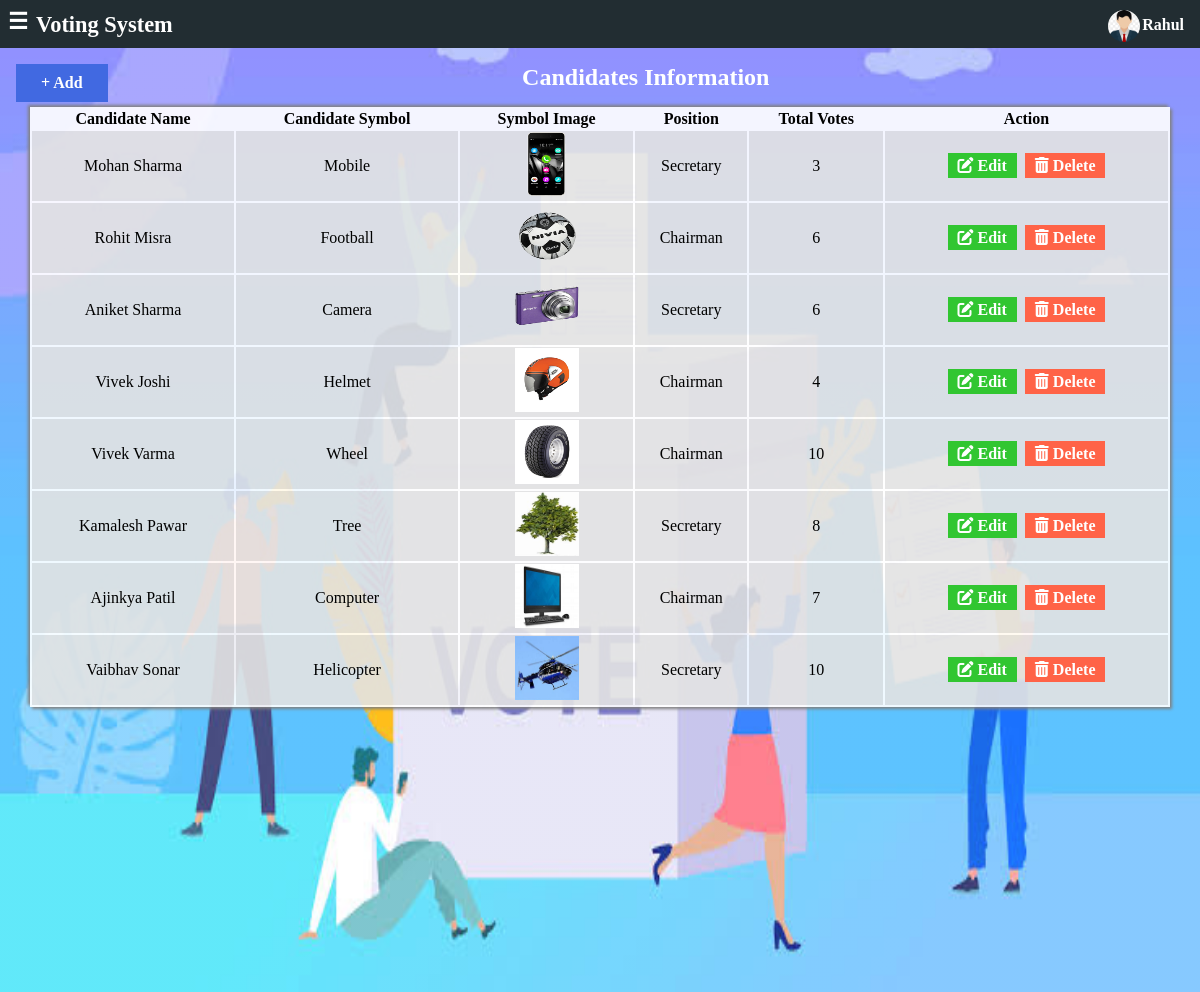
The app's page /voting/admin/candidates.php (signed in) with its own data.
### tables this page shows
CREATE TABLE `candidate` (
  `id` int(11) NOT NULL,
  `cname` varchar(50) NOT NULL,
  `symbol` varchar(50) NOT NULL,
  `symphoto` varchar(50) NOT NULL,
  `position` varchar(50) NOT NULL,
  `tvotes` int(255) NOT NULL
);

### voting/includes/all-select-data.php (called while the page is built, shortened)
<?php
$con = mysqli_connect("localhost","root","","voting");
$can_query="SELECT * FROM candidate";
$can_data=mysqli_query($con,$can_query);
?>

### voting/admin/candidates.php (the view, shortened to what this page needs)
<!DOCTYPE html>
<html lang="en">
<head>
    <link rel="stylesheet" href="../css/style.css">
    <link rel="stylesheet" href="../css/all.min.css">
</head>
<body>
    <div class="container">
        <div class="header">
            <span class="menu-bar" id="show" onclick="showMenu()">&#9776;</span>
            <span class="logo">Voting System</span>
            <span class="profile" onclick="showProfile()"><img src="../res/user3.jpg" alt=""><label for=""><?php echo $_SESSION['name']; ?></label></span>
        </div>
        <div id="main">
            <div class="heading"><a href="cand-register.php" class="add-btn" onclick="showForm()">+ Add</a><h2>Candidates Information</h2></div>
           <table class="table">
               <thead>
                   <th>Candidate Name</th>
                   <th>Candidate Symbol</th>
                   <th>Symbol Image</th>
                   <th>Position</th>
                   <th>Total Votes</th>
                   <th>Action</th>
               </thead>
               <tbody>
               <?php
                      include "../includes/all-select-data.php";
                      while($result=mysqli_fetch_assoc($can_data))
                      {
                        echo "<tr>
                        <td>".$result['cname']."</td>
                        <td>".$result['symbol']."</td>
                        <td><a href='$result[symphoto]'><img src='".$result['symphoto']."'></a></td>
                        <td>".$result['position']."</td>
                        <td>".$result['tvotes']."</td>
                        <td><a href='cand-update.php?cn=$result[cname]&sy=$result[symbol]&ps=$result[position]' class='edit'><i class='fa-solid fa-pen-to-square'></i> Edit</a>
                        <a href='can-delete.php?id=$result[id]' class='del' onClick='return delconfirm()'><i class='fa-solid fa-trash-can'></i> Delete</a></td>
                        </tr>";
                      }
                      ?>
               </tbody>
           </table>
        </div>
    </div>
</body>
</html>

### voting/css/style.css (style rules this page uses)
* { margin: 0px; font-family: 'Bahnschrift Light'; }
.container { height: 100vh; width: 100vw; overflow: auto; background: linear-gradient(rgb(255, 255, 255,0.1),rgb(255, 255, 255,0.1)), url(../res/8.png); background-size: 100% 100%; }
.heading { text-align: center; margin: 1rem; color: rgb(255, 255, 255); }
.header { height: 3rem; overflow: auto; background: #222d32; color: #fff; position: sticky; top: 0; width: 100%; }
.header .menu-bar, .header .logo { font-size: 1.4rem; font-weight: 900; margin-left: 0.5rem; margin-top: 0.5rem; float: left; cursor: pointer; }
.header .logo { margin-top: 0.75rem; }
.header .profile { float: right; margin-right: 1rem; }
.header .profile img { height: 2rem; width: 2rem; border-radius: 50%; margin-top: 10px; margin-right: 2px; float: left; cursor: pointer; }
.header .profile label { float: right; margin-top: 1rem; font-weight: 900; cursor: pointer; }
#main { height: 100%; width: 100%; overflow: auto; float: right; }
.add-btn { float: left; padding: 10px 25px; text-align: center; cursor: pointer; text-decoration: none; background: royalblue; color: white; font-weight: 900; }
.table { width: 95%; margin: auto; margin-bottom: 5rem; box-shadow: 2px 2px 3px gray, -2px -2px 3px gray; background: rgba(255, 255, 255, 0.9); text-align: center; }
.table td { background: rgb(0, 0, 0, 0.1); }
.table img { height: 4rem; width: 4rem; }
.del, .edit { padding: 4px 10px; margin: 2px; color: white; text-decoration: none; font-weight: 900; }
.del { background: tomato; }
.edit { background: rgb(49, 198, 49); }

### voting/admin/candidates.php (style rules this page uses)
.add-btn { text-decoration: none; }

### records on screen
candidate: cname "Mohan Sharma", symbol "Mobile", symphoto (picture), position "Secretary", tvotes "3"
candidate: cname "Rohit Misra", symbol "Football", symphoto (picture), position "Chairman", tvotes "6"
candidate: cname "Aniket Sharma", symbol "Camera", symphoto (picture), position "Secretary", tvotes "6"
candidate: cname "Vivek Joshi", symbol "Helmet", symphoto (picture), position "Chairman", tvotes "4"
candidate: cname "Vivek Varma", symbol "Wheel", symphoto (picture), position "Chairman", tvotes "10"
candidate: cname "Kamalesh Pawar", symbol "Tree", symphoto (picture), position "Secretary", tvotes "8"
candidate: cname "Ajinkya Patil", symbol "Computer", symphoto (picture), position "Chairman", tvotes "7"
candidate: cname "Vaibhav Sonar", symbol "Helicopter", symphoto (picture), position "Secretary", tvotes "10"

### other values on screen
$_SESSION['name'] "Rahul"
